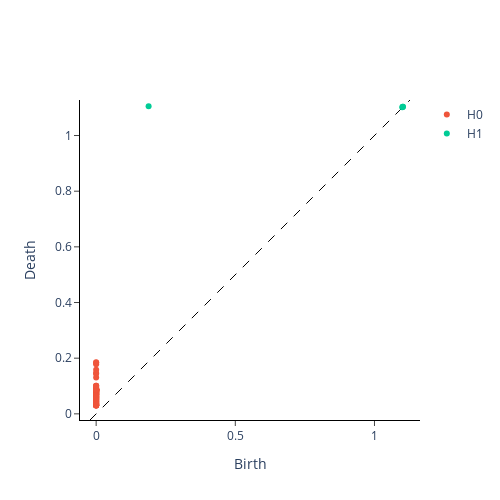

Notebook code cell kept with this figure:
### Markdown cell above
This diagram shows what the Takens embedding looks like when using a sliding window for the given periodic time series. Notice how it has a circular shape in 3D. This gives us the persistence diagram below with a persistent $H_1$ dot and the connected components ($H_0$) quickly dying.

### Code cell
from gtda.homology import VietorisRipsPersistence

y_periodic_embedded = y_periodic_embedded[None, :, :]
homology_dimensions = [0, 1, 2]

periodic_persistence = VietorisRipsPersistence(
    homology_dimensions=homology_dimensions, n_jobs=6)

print("Persistence diagram for periodic signal")
periodic_persistence.fit_transform_plot(y_periodic_embedded)
